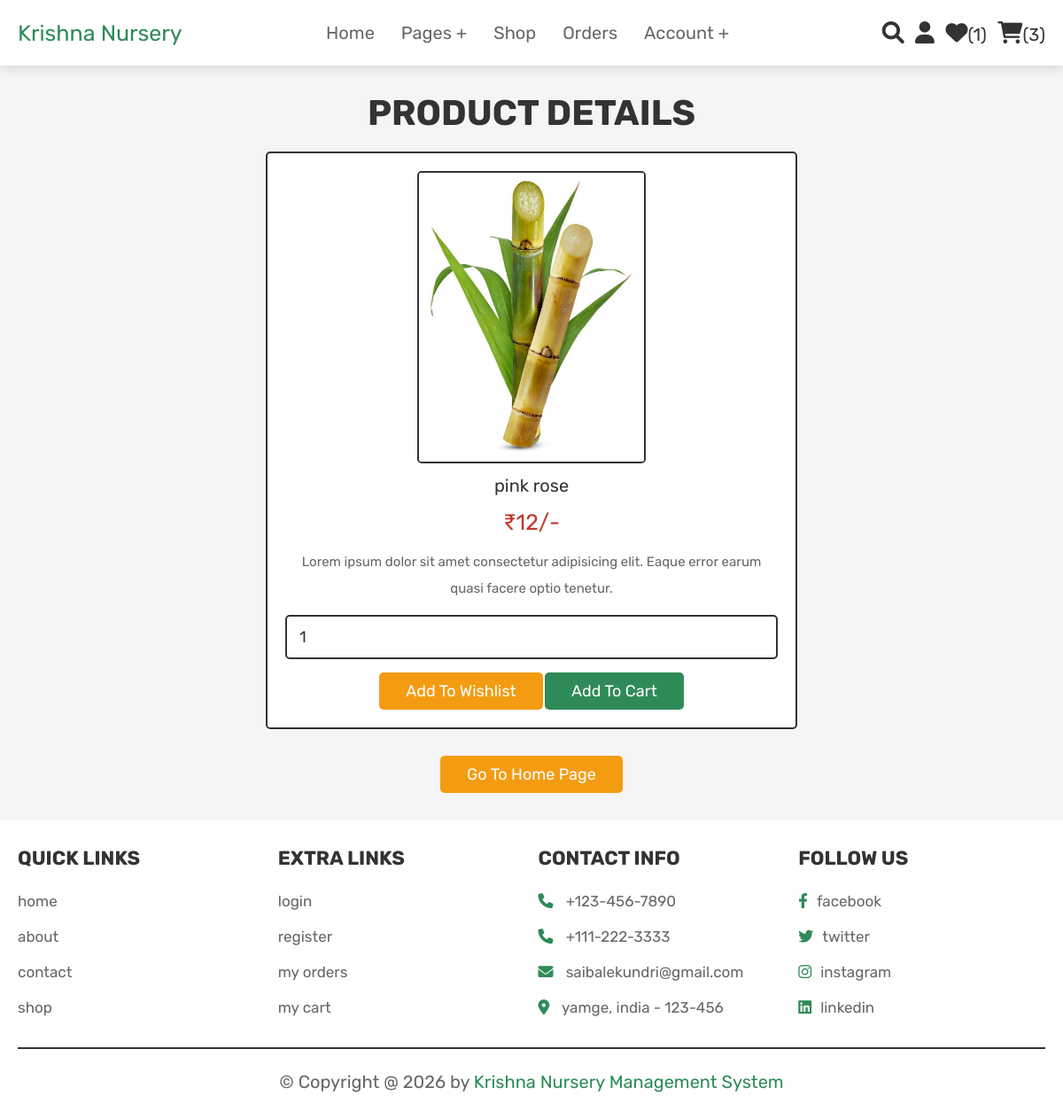
The app's page /view_page.php?pid=13 (signed in), older data.
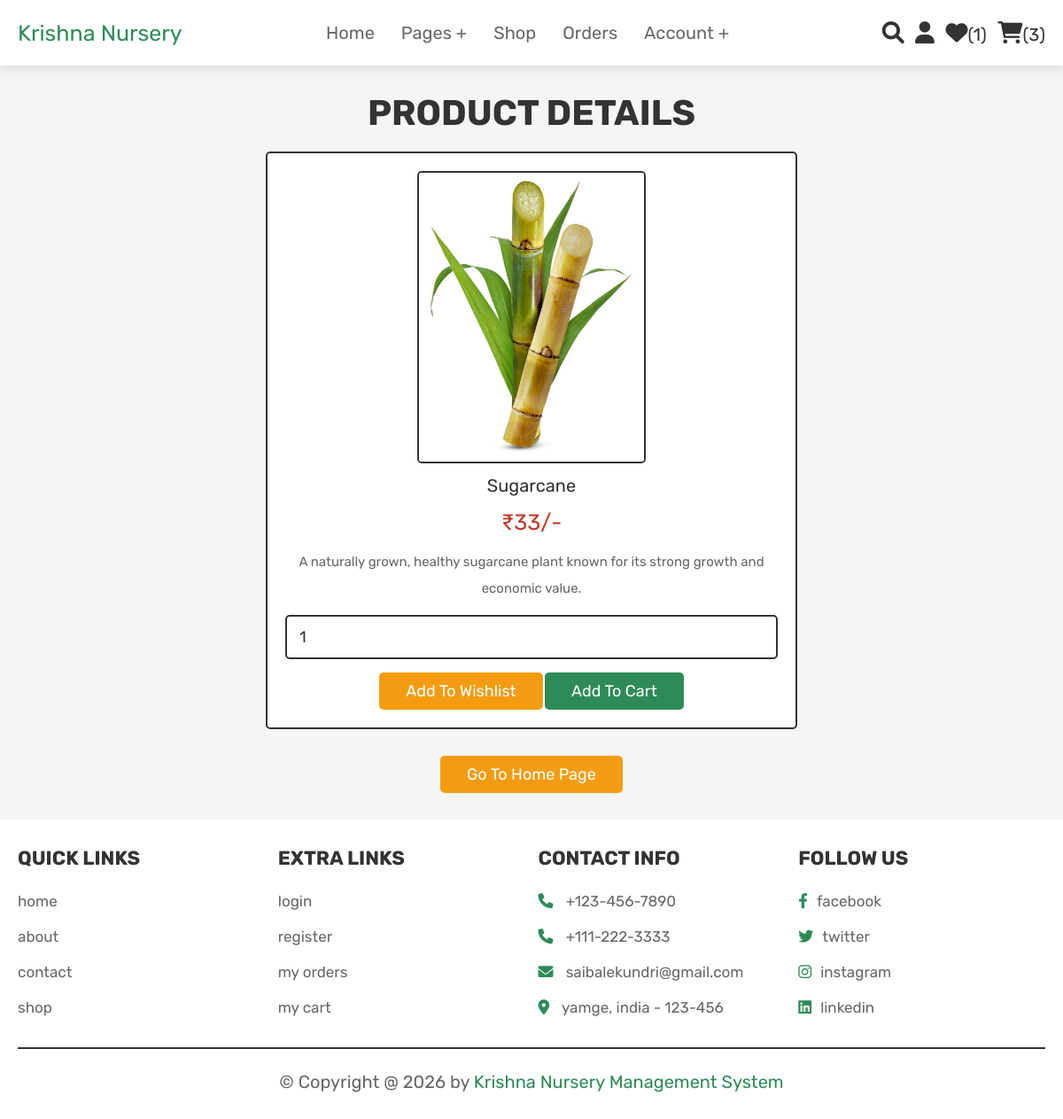
The same page, newer data.
### tables this page shows
CREATE TABLE `products` (
  `id` int(100) NOT NULL,
  `name` varchar(100) NOT NULL,
  `details` varchar(500) NOT NULL,
  `price` int(100) NOT NULL,
  `image` varchar(100) NOT NULL,
  `quantity` int(100) NOT NULL DEFAULT 0,
  PRIMARY KEY (`id`)
);

### view_page.php (the view, shortened to what this page needs)
<?php
@include 'config.php';
?>
<!DOCTYPE html>
<html lang="en">
<head>
   <link rel="stylesheet" href="https://cdnjs.cloudflare.com/ajax/libs/font-awesome/6.0.0/css/all.min.css">
   <link rel="stylesheet" href="css/style.css">
</head>
<body>
<?php @include 'header.php'; ?>
<section class="quick-view">
    <h1 class="title">product details</h1>
    <?php
        if(isset($_GET['pid'])){
            $pid = $_GET['pid'];
            $select_products = mysqli_query($conn, "SELECT * FROM `products` WHERE id = '$pid'") or die('query failed');
         if(mysqli_num_rows($select_products) > 0){
            while($fetch_products = mysqli_fetch_assoc($select_products)){
    ?>
    <form action="" method="POST">
         <img src="uploaded_img/<?php echo $fetch_products['image']; ?>" alt="" class="image">
         <div class="name"><?php echo $fetch_products['name']; ?></div>
         <div class="price">₹<?php echo $fetch_products['price']; ?>/-</div>
         <div class="details"><?php echo $fetch_products['details']; ?></div>
         <input type="number" name="product_quantity" value="1" min="0" class="qty">
         <input type="submit" value="add to wishlist" name="add_to_wishlist" class="option-btn">
         <input type="submit" value="add to cart" name="add_to_cart" class="btn">
      </form>
    <?php
            }
        }else{
        echo '<p class="empty">no products details available!</p>';
        }
    }
    ?>
    <div class="more-btn">
        <a href="home.php" class="option-btn">go to home page</a>
    </div>
</section>
<?php @include 'footer.php'; ?>
</body>
</html>

Row changes from the older to the newer data that the page shows:
changed products: name "pink rose" → "Sugarcane"; price "12" → "33"; details "Lorem ipsum dolor sit amet consectetur adipisicing elit. Eaque error earum quasi facere optio tenetur." → "A naturally grown, healthy sugarcane plant known for its strong growth and economic value."
